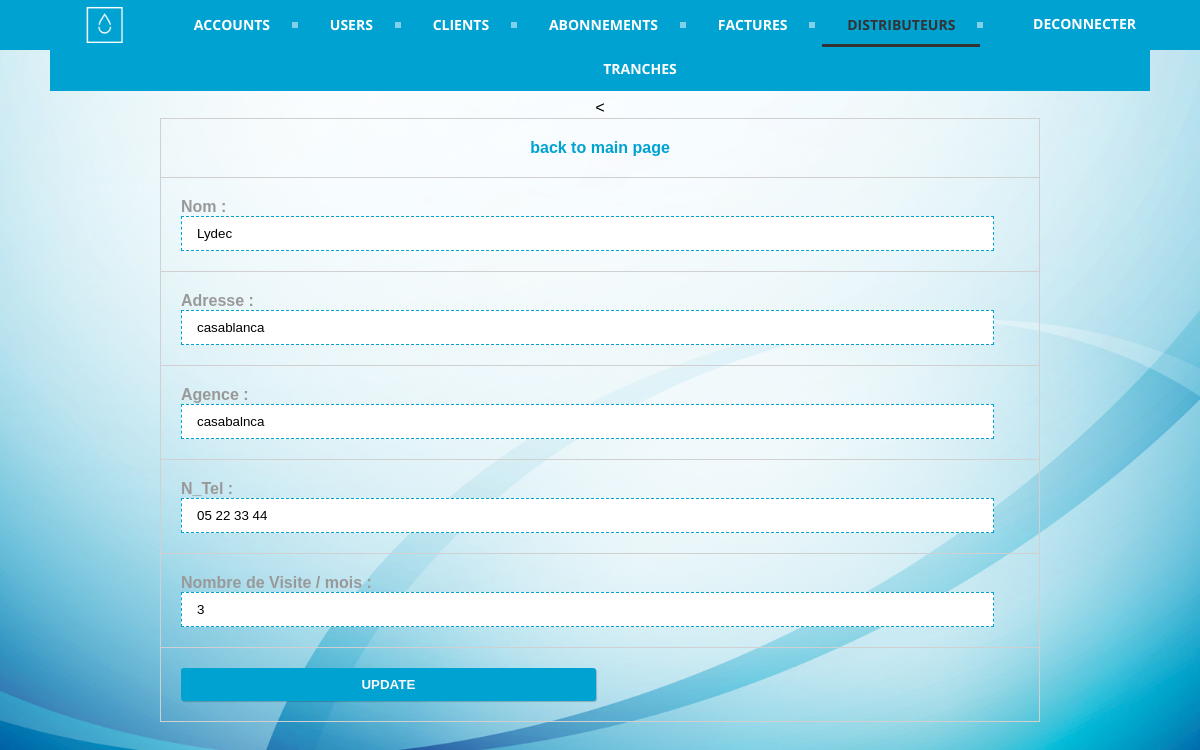
Page /admin/distributeur/edit_data.php?edit_id=7 (signed in) on the committed database.
### tables this page shows
CREATE TABLE `distributeur` (
  `idDistributeur` int(255) NOT NULL,
  `nom` varchar(45) NOT NULL,
  `adresse` varchar(45) DEFAULT NULL,
  `agence` varchar(45) DEFAULT NULL,
  `n_tel` varchar(45) DEFAULT NULL,
  `freq_visite` int(11) NOT NULL
);

### admin/distributeur/edit_data.php (the view, shortened to what this page needs)
<?php
if(isset($_GET['edit_id']))
{
 $sql_query="SELECT * FROM distributeur WHERE idDistributeur=".$_GET['edit_id'];
 $result_set=mysql_query($sql_query);
  $fetched_row=mysql_fetch_array($result_set);
}
?>
<html>
<head>
<link rel="stylesheet" href="../../public/css/style.css" type="text/css" />
</head>
<body>
<center>
<div id="header">
 <div id="content">
    <div id='cssmenu'>
     <a href="../../"><img src="../../public/img/logo-white.png" style="width: 50px; height: 50px; float: left; margin-left: 30px" /></a>
    <form id='logout' action='../../logout-submit.php' method='post' accept-charset='UTF-8'>
          <input type="submit" class="login-button" value="Deconnecter"></input>
        </form>
        <ul>
              <li><a href=" ../account"><span>Accounts</span></a></li>
              <li><a href="../user/"><span>Users</span></a></li>
              <li><a href=" ../client"><span>Clients</span></a></li>
              <li><a href=" ../abonnement"><span>Abonnements</span></a></li>
              <li><a href="../facture/"><span>Factures</span></a></li>
              <li class="active"><a href="#"><span>Distributeurs</span></a></li>
              <li class='last'><a href="../tranche/"><span>Tranches</span></a></li>
        </ul>
    </div>
    </div>
</div>
<div id="body">
 <div id="content">
    <form method="post"><
    <table align="center">
    <tr>
    <td align="center"><a href="index.php">back to main page</a></td>
    </tr>
    <tr>
    <td>
    Nom :
    <input type="text" name="nom" placeholder="nom" value="<?php echo $fetched_row['nom']; ?>" required /></td>
    </tr>
    <tr>
    <td>
    Adresse :
    <input type="text" name="Adresse" placeholder="Adresse" value="<?php echo $fetched_row['adresse']; ?>" required /></td>
    </tr>
    <tr>
    <td>
    Agence :
    <input type="text" name="Agence" placeholder="Agence" value="<?php echo $fetched_row['agence']; ?>" required /></td>
    </tr>
    <tr>
    <td>
    N_Tel :
    <input type="text" name="N_Tel" placeholder="N_Tel" value="<?php echo $fetched_row['n_tel']; ?>" required /></td>
    </tr>
    <tr>
    <td>
    Nombre de Visite / mois :
    <input type="number" name="freq_visite" placeholder="freq_visite" value="<?php echo $fetched_row['freq_visite']; ?>" min="1" max="6" required /></td>
    </tr>
    <tr>
    <td>
    <button type="submit" name="btn-update"><strong>UPDATE</strong></button>
    </td>
    </tr>
    </table>
    </form>
    </div>
</div>
</center>
</body>
</html>

### public/css/style.css (style rules this page uses)
* { margin:0; padding:0; }
html { margin:0; padding:0; background: url(../img/blue.PNG) no-repeat center fixed; -webkit-background-size: cover; background-size: cover; }
body { font-family:"Courier New", Courier, monospace; }
#header { width:100%; height:50px; background:#00a2d1; color:#f9f9f9; font-family:"Lucida Sans Unicode", "Lucida Grande", sans-serif; font-size:35px; text-align:center; }
#header a { color:#fff; text-decoration:blink; }
#body { margin-top:50px; }
#content { padding-left: 50px; padding-right: 50px; }
table { width:80%; font-family:Tahoma, Geneva, sans-serif; font-weight:bolder; color:#999; margin-bottom:80px; }
table a { text-decoration:none; color:#00a2d1; }
table,td,th { border-collapse:collapse; border:solid #d0d0d0 1px; padding:20px; }
table td input { width:97%; height:35px; border:dashed #00a2d1 1px; padding-left:15px; font-family:Verdana, Geneva, sans-serif; box-shadow:0px 0px 0px rgba(1,0,0,0.2); outline:none; }
table td button { border:solid #f9f9f9 0px; box-shadow:1px 1px 1px rgba(1,0,0,0.2); outline:none; background:#00a2d1; padding:9px 15px 9px 15px; color:#f9f9f9; font-family:Arial, Helvetica, sans-serif; font-weight:bolder; border-radius:3px; width:49.5%; }
#cssmenu { background: #00a2d1; width: auto; }
#cssmenu ul { list-style: none; margin: 0; padding: 0; line-height: 1; display: block; zoom: 1; }
#cssmenu ul:after { content: " "; display: block; font-size: 0; height: 0; clear: both; visibility: hidden; }
#cssmenu ul li { display: inline-block; padding: 0; margin: 0; }
#cssmenu ul li a { color: #ffffff; text-decoration: none; display: block; padding: 15px 25px; font-family: 'Open Sans', sans-serif; font-weight: 700; text-transform: uppercase; font-size: 14px; position: relative; -webkit-transition: color .25s; -moz-transition: color .25s; -ms-transition: color .25s; -o-transition: color .25s; transition: color .25s; }
#cssmenu ul li a:after { content: ""; display: block; position: absolute; right: -3px; top: 19px; height: 6px; width: 6px; background: #ffffff; opacity: .5; }
#cssmenu ul li a:before { content: ""; display: block; position: absolute; left: 0; bottom: 0; height: 3px; width: 0; background: #333333; -webkit-transition: width .25s; -moz-transition: width .25s; -ms-transition: width .25s; -o-transition: width .25s; transition: width .25s; }
#cssmenu ul li.last > a:after, #cssmenu ul li:last-child > a:after { display: none; }
#cssmenu ul li.active a { color: #333333; }
#cssmenu ul li.active a:before { width: 100%; }
.login-button { float: right; padding: 14px; background-color: Transparent; background-repeat: no-repeat; border: none; cursor: pointer; overflow: hidden; outline: none; font-family: 'Open Sans', sans-serif; font-weight: 700; text-transform: uppercase; font-size: 14px; color: white; }

### rows in the picture
distributeur: nom "Lydec", Adresse "casablanca", Agence "casabalnca", N_Tel "05 22 33 44", freq_visite "3"
